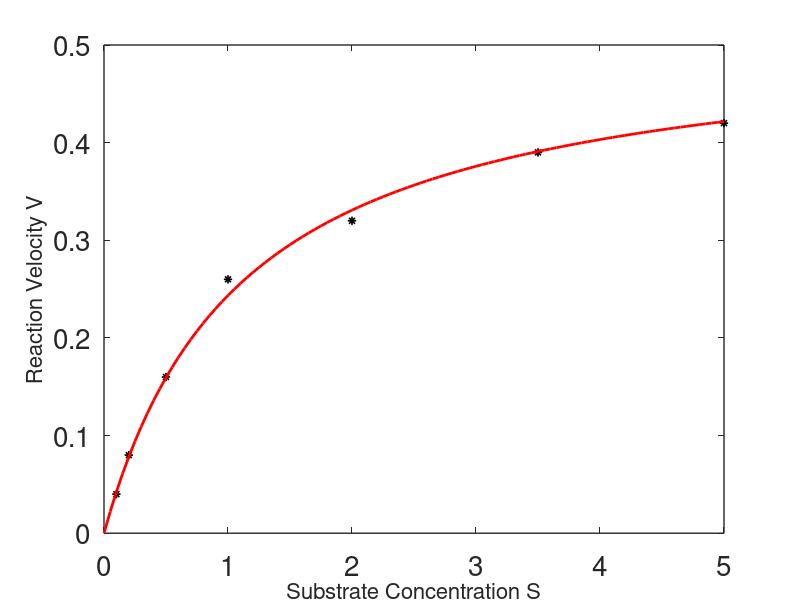
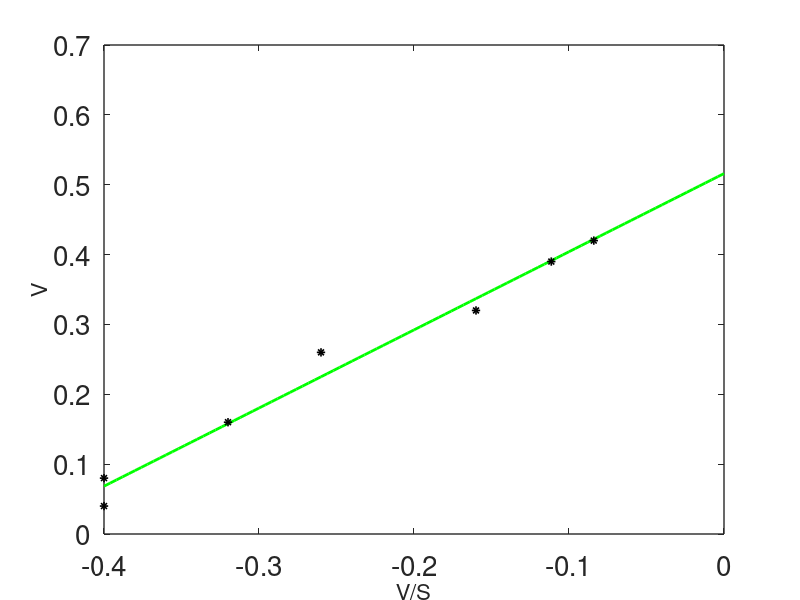

The MATLAB source for these figures, in order:
set(0,                           ...
   'defaultaxesfontsize', 20,   ...
   'defaultaxeslinewidth', 1.0, ...
   'defaultlinelinewidth', 1.2, ...
   'defaultpatchlinewidth', 0.7);

   
   N=7;
S=[.1;.2;.5;1;2;3.5;5];
V=[.04;.08;.16;.26;.32;.39;.42];
A=[ones(1,N)',-V./S];
B=transpose(A)*A;
c=transpose(A)*V;
b=B\c;
s=[0:100]/20;
g=b(1)*s./(s+b(2));
figure(1);
plot(S,V,'k*',s,g,'r','linewidth',2)
xlabel('Substrate Concentration S','fontsize',16)
ylabel('Reaction Velocity V','fontsize',16)
t=-.004*[0:100];
f=b(1)+t*b(2);

figure(2)
plot(t,f,'g','linewidth',2)
hold on
plot(-V./S,V,'k*')
hold off
xlabel('V/S','fontsize',16)
ylabel('V','fontsize',16)
